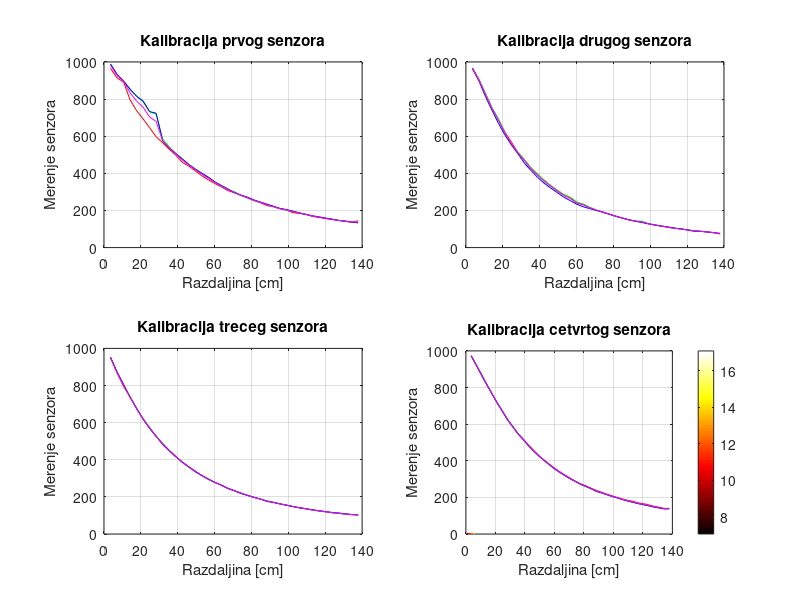

This figure's MATLAB source:
% Calibration data for third sensor
% 39 (measurement points) x 3 (measurements)
a = [[965 990 989],
     [914 933 933],
     [892 897 898],
     [796 853 853],
     [738 814 816],
     [693 787 789],
     [646 731 733],
     [597 719 724],
     [565 586 575],
     [530 544 537],
     [498 507 507],
     [460 479 478],
     [439 449 448],
     [414 423 423],
     [387 400 401],
     [365 376 380],
     [345 354 354],
     [327 330 335],
     [307 313 316],
     [296 302 296],
     [282 280 283],
     [267 269 272],
     [253 254 257],
     [242 245 245],
     [226 231 234],
     [220 221 223],
     [209 210 211],
     [202 202 205],
     [188 195 196],
     [184 187 187],
     [178 179 179],
     [168 171 171],
     [162 165 165],
     [156 159 159],
     [151 154 153],
     [147 146 146],
     [141 143 143],
     [136 138 138],
     [145 134 133]];
% Calibration data for second sensor
% 39 (measurement points) x 3 (measurements)
b = [[968 964 964],
     [906 904 898],
     [830 830 814],
     [753 754 740],
     [690 693 669],
     [622 619 606],
     [567 554 552],
     [511 514 505],
     [473 472 454],
     [428 429 415],
     [394 397 378],
     [363 363 347],
     [334 335 321],
     [309 309 297],
     [285 287 272],
     [270 271 253],
     [240 247 234],
     [234 234 220],
     [216 217 210],
     [202 203 200],
     [189 192 192],
     [181 180 179],
     [168 170 169],
     [159 160 159],
     [149 150 150],
     [144 143 141],
     [136 143 136],
     [128 129 128],
     [121 122 122],
     [115 117 116],
     [109 110 111],
     [104 104 105],
     [100 100 101],
     [95 96 95],
     [91 91 88],
     [87 88 88],
     [85 84 84],
     [81 81 80],
     [74 73 77]];
% Calibration data for first sensor
% 39 (measurement points) x 3 (measurements)
c = [[950 949 953]
     [868 871 873],
     [794 801 807],
     [739 737 737],
     [676 676 677],
     [619 620 619],
     [572 574 569],
     [525 526 527],
     [487 488 482],
     [450 451 449],
     [417 416 418],
     [389 388 386],
     [362 360 362],
     [340 339 335],
     [314 315 316],
     [295 293 297],
     [278 279 278],
     [263 262 264],
     [246 247 245],
     [234 233 233],
     [221 222 218],
     [209 208 208],
     [197 198 198],
     [188 189 188],
     [178 179 175],
     [170 171 170],
     [163 162 162],
     [155 157 155],
     [148 147 148],
     [141 142 141],
     [135 137 136],
     [129 128 131],
     [124 125 125],
     [119 120 121],
     [115 114 116],
     [111 112 113],
     [107 108 109],
  	 [104 105 105],
	   [103 103 103]];
% Measurements of distance in each part of the table
% 41 (width points) x 41 (height points) x 2 (x and y distance)
d = zeros(41, 41, 2);
d(1, :, :) = [[0, 0],
              [0, 0],
              [0, 10],
              [0, 12],
              [0, 14],
              [0, 17],
              [0, 19],
              [22, 0],
              [25, 0],
              [28, 0],
              [30, 0],
              [34, 0],
              [37, 0],
              [40, 0],
              [40, 0],
              [46, 2],
              [48, 3],
              [52, 5],
              [54, 5],
              [57, 6],
              [61, 7],
              [64, 8],
              [68, 11],
              [70, 10],
              [74, 12],
              [77, 13],
              [75, 32],
              [77, 33],
              [81, 32],
              [86, 30],
              [90, 29],
              [94, 27],
              [98, 25],
              [99, 22],
              [99, 20],
              [99, 18],
              [99, 15],
              [99, 13],
              [99, 11],
              [99, 1],
              [99, 1]];
d(2, :, :) = [[0, 1],
              [0, 8],
              [0, 9],
              [0, 11],
              [0, 13],
              [0, 15],
              [0, 18],
              [21, 0],
              [24, 0],
              [27, 0],
              [30, 0],
              [33, 0],
              [36, 1],
              [37, 0],
              [40, 2],
              [44, 3],
              [47, 3],
              [51, 5],
              [54, 6],
              [57, 6],
              [60, 8],
              [63, 9],
              [66, 10],
              [70, 11],
              [73, 13],
              [75, 13],
              [79, 15],
              [78, 30],
              [82, 29],
              [85, 29],
              [89, 27],
              [94, 26],
              [96, 24],
              [99, 22],
              [99, 19],
              [99, 17],
              [99, 15],
              [99, 12],
              [99, 11],
              [99, 9],
              [100, 9]];
d(3, :, :) = [[0, 9],
              [0, 9],
              [0, 10],
              [0, 11],
              [0, 13],
              [0, 16],
              [0, 18],
              [20, 0],
              [23, 0],
              [25, 1],
              [25, 1],
              [27, 1],
              [35, 3],
              [35, 11],
              [39, 4],
              [42, 6],
              [45, 6],
              [49, 8],
              [52, 9],
              [55, 10],
              [59, 11],
              [62, 12],
              [64, 12],
              [68, 14],
              [71, 14],
              [74, 15],
              [78, 18],
              [78, 28],
              [82, 27],
              [85, 28],
              [89, 26],
              [81, 20],
              [95, 23],
              [99, 21],
              [99, 19],
              [99, 17],
              [99, 15],
              [99, 13],
              [99, 11],
              [99, 10],
              [99, 11]];
d(4, :, :) = [[0, 12],
              [0, 11],
              [0, 11],
              [0, 12],
              [0, 14],
              [0, 16],
              [0, 18],
              [20, 1],
              [20, 1],
              [24, 3],
              [26, 3],
              [31, 5],
              [33, 5],
              [37, 6],
              [40, 8],
              [43, 8],
              [46, 9],
              [47, 9],
              [51, 10],
              [55, 11],
              [58, 12],
              [61, 13],
              [64, 14],
              [67, 15],
              [70, 15],
              [73, 17],
              [76, 19],
              [77, 26],
              [80, 28],
              [84, 27],
              [88, 25],
              [90, 25],
              [95, 24],
              [98, 22],
              [99, 20],
              [99, 17],
              [99, 16],
              [99, 14],
              [99, 13],
              [99, 12],
              [99, 13]];
d(5, :, :) = [[0, 14],
              [0, 13],
              [0, 13],
              [0, 14],
              [0, 15],
              [0, 17],
              [0, 19],
              [2, 21],
              [22, 5],
              [24, 6],
              [26, 6],
              [31, 7],
              [32, 7],
              [36, 9],
              [39, 10],
              [40, 9],
              [45, 10],
              [48, 11],
              [51, 12],
              [54, 13],
              [57, 14],
              [60, 14],
              [63, 15],
              [66, 17],
              [69, 17],
              [71, 19],
              [75, 20],
              [76, 28],
              [80, 25],
              [83, 26],
              [87, 24],
              [90, 25],
              [94, 24],
              [97, 22],
              [99, 20],
              [99, 19],
              [99, 17],
              [99, 16],
              [99, 15],
              [99, 14],
              [99, 15]];
d(6, :, :) = [[0, 16],
              [0, 16],
              [0, 16],
              [0, 16],
              [0, 17],
              [0, 19],
              [1, 18],
              [4, 19],
              [6, 5],
              [24, 8],
              [26, 9],
              [29, 9],
              [33, 10],
              [36, 11],
              [38, 12],
              [41, 13],
              [44, 13],
              [47, 14],
              [50, 14],
              [53, 15],
              [56, 15],
              [59, 16],
              [62, 17],
              [64, 18],
              [68, 19],
              [71, 21],
              [74, 21],
              [76, 25],
              [79, 27],
              [83, 24],
              [86, 26],
              [89, 25],
              [92, 24],
              [95, 23],
              [99, 22],
              [99, 20],
              [99, 19],
              [99, 17],
              [99, 17],
              [99, 17],
              [99, 17]];
d(7, :, :) = [[0, 19],
              [0, 18],
              [0, 18],
              [0, 18],
              [0, 19],
              [0, 20],
              [2, 19],
              [4, 7],
              [7, 7],
              [26, 11],
              [28, 12],
              [29, 12],
              [33, 13],
              [36, 13],
              [38, 13],
              [41, 15],
              [44, 15],
              [46, 16],
              [49, 16],
              [52, 17],
              [55, 18],
              [58, 18],
              [61, 19],
              [65, 20],
              [67, 22],
              [70, 24],
              [74, 22],
              [75, 27],
              [79, 27],
              [82, 27],
              [84, 26],
              [88, 26],
              [92, 25],
              [95, 24],
              [98, 23],
              [99, 21],
              [99, 20],
              [99, 20],
              [99, 19],
              [99, 19],
              [99, 19]];
d(8, :, :) = [[0, 22],
              [0, 21],
              [0, 20],
              [0, 20],
              [0, 21],
              [0, 20],
              [3, 20],
              [7, 23],
              [9, 23],
              [11, 11],
              [27, 14],
              [29, 15],
              [32, 16],
              [34, 17],
              [36, 16],
              [40, 18],
              [42, 18],
              [45, 18],
              [48, 19],
              [51, 20],
              [54, 20],
              [57, 20],
              [60, 22],
              [63, 22],
              [64, 24],
              [68, 24],
              [71, 25],
              [74, 27],
              [77, 26],
              [81, 26],
              [83, 26],
              [86, 27],
              [89, 26],
              [93, 25],
              [97, 24],
              [99, 23],
              [99, 22],
              [99, 21],
              [99, 21],
              [99, 21],
              [99, 22]];
d(9, :, :) = [[0, 25],
              [0, 24],
              [0, 23],
              [0, 23],
              [0, 23],
              [0, 15],
              [4, 22],
              [7, 25],
              [10, 24],
              [14, 27],
              [17, 27],
              [29, 18],
              [31, 19],
              [34, 19],
              [36, 20],
              [39, 20],
              [42, 21],
              [44, 21],
              [47, 22],
              [50, 23],
              [53, 22],
              [56, 24],
              [58, 25],
              [61, 26],
              [64, 26],
              [67, 26],
              [70, 28],
              [73, 28],
              [76, 28],
              [80, 29],
              [82, 29],
              [86, 28],
              [89, 27],
              [93, 27],
              [95, 26],
              [98, 25],
              [99, 24],
              [99, 24],
              [99, 24],
              [99, 24],
              [99, 25]];
d(10, :, :) = [[0, 28],
               [0, 26],
               [0, 26],
               [0, 26],
               [0, 25],
               [2, 23],
               [6, 27],
               [8, 27],
               [12, 28],
               [15, 27],
               [18, 28],
               [29, 21],
               [31, 21],
               [33, 22],
               [36, 22],
               [38, 23],
               [41, 24],
               [44, 24],
               [47, 24],
               [49, 25],
               [52, 26],
               [55, 26],
               [58, 26],
               [61, 27],
               [63, 28],
               [66, 29],
               [69, 28],
               [71, 29],
               [74, 29],
               [78, 29],
               [80, 30],
               [84, 29],
               [87, 30],
               [91, 28],
               [94, 28],
               [96, 27],
               [99, 27],
               [99, 27],
               [99, 26],
               [99, 27],
               [99, 28]];
d(11, :, :) = [[0, 31],
               [0, 32],
               [0, 29],
               [0, 28],
               [0, 28],
               [0, 24],
               [4, 29],
               [8, 29],
               [12, 30],
               [15, 30],
               [18, 30],
               [22, 30],
               [25, 30],
               [31, 25],
               [35, 26],
               [37, 26],
               [40, 27],
               [42, 28],
               [45, 27],
               [47, 28],
               [50, 28],
               [54, 29],
               [56, 31],
               [59, 31],
               [62, 31],
               [65, 30],
               [68, 31],
               [71, 32],
               [74, 32],
               [77, 32],
               [80, 32],
               [83, 30],
               [87, 31],
               [89, 30],
               [93, 30],
               [96, 30],
               [98, 30],
               [99, 29],
               [99, 29],
               [99, 30],
               [99, 31]];
d(12, :, :) = [[0, 37],
               [0, 34],
               [0, 33],
               [0, 31],
               [0, 31],
               [1, 26],
               [5, 31],
               [9, 31],
               [12, 32],
               [15, 32],
               [18, 32],
               [21, 32],
               [25, 32],
               [27, 33],
               [33, 31],
               [37, 29],
               [39, 30],
               [42, 30],
               [45, 30],
               [47, 32],
               [50, 32],
               [53, 32],
               [56, 32],
               [59, 32],
               [62, 33],
               [65, 33],
               [68, 33],
               [71, 33],
               [74, 33],
               [77, 33],
               [80, 33],
               [83, 34],
               [86, 32],
               [89, 33],
               [92, 32],
               [95, 32],
               [98, 32],
               [99, 32],
               [99, 32],
               [99, 33],
               [99, 33]];
d(13, :, :) = [[0, 37],
               [0, 36],
               [0, 35],
               [0, 34],
               [0, 29],
               [5, 34],
               [7, 34],
               [10, 35],
               [14, 34],
               [17, 34],
               [20, 34],
               [22, 34],
               [24, 35],
               [30, 33],
               [32, 34],
               [37, 32],
               [39, 33],
               [41, 33],
               [44, 33],
               [47, 34],
               [50, 34],
               [53, 35],
               [56, 35],
               [58, 35],
               [62, 35],
               [64, 35],
               [67, 36],
               [70, 35],
               [73, 35],
               [76, 34],
               [79, 36],
               [82, 35],
               [85, 35],
               [88, 35],
               [91, 34],
               [95, 35],
               [98, 34],
               [99, 35],
               [99, 35],
               [99, 36],
               [99, 37]];
d(14, :, :) = [[0, 41],
               [0, 39],
               [0, 38],
               [0, 38],
               [0, 36],
               [4, 37],
               [7, 36],
               [10, 37],
               [13, 36],
               [16, 36],
               [18, 36],
               [23, 36],
               [27, 36],
               [29, 36],
               [32, 36],
               [35, 36],
               [39, 35],
               [41, 35],
               [44, 36],
               [47, 35],
               [50, 37],
               [52, 36],
               [55, 36],
               [58, 36],
               [61, 37],
               [63, 37],
               [67, 36],
               [69, 37],
               [73, 37],
               [76, 38],
               [79, 37],
               [82, 37],
               [85, 36],
               [86, 37],
               [89, 36],
               [93, 37],
               [97, 37],
               [99, 37],
               [99, 38],
               [99, 39],
               [99, 40]];
d(15, :, :) = [[0, 44],
               [0, 42],
               [0, 41],
               [0, 40],
               [3, 38],
               [7, 39],
               [10, 39],
               [12, 38],
               [15, 39],
               [18, 38],
               [21, 38],
               [23, 39],
               [28, 38],
               [31, 38],
               [33, 38],
               [36, 38],
               [39, 38],
               [41, 39],
               [44, 38],
               [47, 38],
               [50, 39],
               [53, 38],
               [54, 39],
               [58, 39],
               [60, 39],
               [64, 39],
               [67, 38],
               [70, 40],
               [71, 40],
               [75, 40],
               [78, 40],
               [80, 40],
               [84, 39],
               [87, 41],
               [90, 39],
               [93, 39],
               [95, 40],
               [98, 40],
               [99, 41],
               [99, 41],
               [99, 42]];
d(16, :, :) = [[0, 47],
               [0, 46],
               [0, 44],
               [0, 43],
               [3, 43],
               [6, 42],
               [8, 42],
               [11, 42],
               [14, 42],
               [16, 42],
               [20, 41],
               [23, 41],
               [28, 40],
               [29, 41],
               [33, 40],
               [36, 40],
               [38, 41],
               [41, 40],
               [44, 41],
               [47, 40],
               [50, 41],
               [53, 42],
               [55, 41],
               [58, 41],
               [61, 41],
               [64, 41],
               [66, 43],
               [69, 43],
               [72, 42],
               [75, 43],
               [78, 43],
               [81, 42],
               [84, 42],
               [87, 42],
               [89, 42],
               [92, 43],
               [95, 43],
               [97, 43],
               [99, 44],
               [99, 45],
               [99, 46]];
d(17, :, :) = [[0, 50],
               [0, 48],
               [0, 47],
               [0, 44],
               [3, 44],
               [6, 44],
               [8, 45],
               [11, 44],
               [14, 44],
               [18, 44],
               [21, 44],
               [24, 44],
               [27, 43],
               [29, 43],
               [33, 43],
               [36, 43],
               [39, 43],
               [42, 43],
               [44, 43],
               [47, 43],
               [50, 44],
               [52, 43],
               [55, 44],
               [58, 43],
               [60, 43],
               [63, 43],
               [66, 43],
               [69, 43],
               [72, 44],
               [74, 45],
               [77, 44],
               [80, 44],
               [82, 45],
               [86, 44],
               [88, 45],
               [91, 45],
               [94, 45],
               [97, 46],
               [98, 46],
               [99, 47],
               [99, 48]];
d(18, :, :) = [[0, 54],
               [0, 52],
               [0, 51],
               [0, 49],
               [3, 49],
               [5, 47],
               [9, 48],
               [12, 47],
               [14, 47],
               [18, 47],
               [20, 47],
               [23, 46],
               [27, 46],
               [30, 46],
               [32, 46],
               [36, 46],
               [39, 46],
               [41, 46],
               [43, 46],
               [47, 46],
               [49, 46],
               [52, 46],
               [55, 46],
               [57, 46],
               [60, 46],
               [63, 47],
               [66, 46],
               [68, 46],
               [71, 45],
               [74, 45],
               [74, 45],
               [76, 47],
               [79, 46],
               [82, 46],
               [85, 47],
               [88, 47],
               [91, 48],
               [93, 48],
               [96, 49],
               [99, 50],
               [99, 52]];
d(19, :, :) = [[0, 54],
               [0, 53],
               [1, 51],
               [3, 49],
               [6, 48],
               [9, 48],
               [12, 48],
               [15, 47],
               [16, 47],
               [19, 46],
               [21, 46],
               [25, 47],
               [28, 46],
               [30, 47],
               [33, 46],
               [35, 46],
               [37, 47],
               [39, 47],
               [44, 46],
               [46, 46],
               [49, 46],
               [50, 48],
               [54, 46],
               [56, 46],
               [58, 48],
               [62, 46],
               [65, 46],
               [67, 46],
               [70, 46],
               [73, 47],
               [75, 48],
               [77, 47],
               [80, 48],
               [83, 48],
               [85, 48],
               [88, 50],
               [90, 49],
               [93, 50],
               [97, 51],
               [98, 52],
               [99, 53]];
d(20, :, :) = [[0, 60],
               [0, 57],
               [0, 55],
               [1, 53],
               [5, 54],
               [7, 53],
               [9, 52],
               [14, 51],
               [17, 51],
               [19, 51],
               [22, 51],
               [25, 50],
               [27, 50],
               [30, 50],
               [32, 50],
               [35, 50],
               [37, 50],
               [40, 50],
               [42, 50],
               [46, 50],
               [48, 50],
               [50, 50],
               [53, 50],
               [56, 51],
               [59, 50],
               [62, 50],
               [64, 50],
               [67, 51],
               [70, 50],
               [73, 50],
               [75, 51],
               [77, 51],
               [81, 51],
               [83, 52],
               [86, 52],
               [88, 52],
               [92, 53],
               [94, 54],
               [97, 55],
               [99, 57],
               [99, 58]];
d(21, :, :) = [[0, 64],
               [0, 61],
               [1, 58],
               [4, 58],
               [7, 58],
               [8, 57],
               [11, 56],
               [14, 55],
               [17, 55],
               [19, 54],
               [23, 54],
               [24, 54],
               [29, 53],
               [30, 53],
               [34, 53],
               [36, 53],
               [39, 53],
               [42, 53],
               [44, 53],
               [46, 53],
               [50, 53],
               [51, 52],
               [54, 53],
               [57, 53],
               [59, 53],
               [62, 53],
               [65, 53],
               [68, 54],
               [70, 54],
               [73, 53],
               [76, 54],
               [78, 54],
               [81, 54],
               [85, 55],
               [86, 55],
               [90, 56],
               [92, 56],
               [95, 57],
               [99, 58],
               [99, 59],
               [99, 61]];
d(22, :, :) = [[0, 67],
               [0, 63],
               [2, 61],
               [4, 60],
               [7, 59],
               [11, 59],
               [13, 58],
               [15, 57],
               [18, 57],
               [21, 56],
               [24, 56],
               [25, 56],
               [27, 56],
               [32, 56],
               [33, 56],
               [36, 55],
               [39, 55],
               [41, 56],
               [44, 56],
               [46, 56],
               [49, 56],
               [52, 56],
               [55, 56],
               [57, 56],
               [60, 56],
               [63, 56],
               [65, 56],
               [68, 56],
               [70, 56],
               [74, 56],
               [76, 57],
               [77, 57],
               [82, 57],
               [84, 58],
               [87, 58],
               [90, 58],
               [91, 59],
               [96, 61],
               [99, 61],
               [99, 63],
               [99, 64]];
d(23, :, :) = [[0, 70],
               [2, 68],
               [4, 66],
               [5, 65],
               [8, 64],
               [10, 62],
               [13, 62],
               [14, 61],
               [17, 61],
               [20, 60],
               [22, 60],
               [25, 59],
               [30, 59],
               [32, 59],
               [34, 58],
               [37, 59],
               [39, 59],
               [42, 59],
               [43, 58],
               [44, 56],
               [47, 56],
               [49, 56],
               [54, 55],
               [55, 56],
               [58, 55],
               [61, 56],
               [63, 56],
               [66, 56],
               [68, 56],
               [72, 57],
               [73, 57],
               [77, 57],
               [79, 58],
               [82, 58],
               [84, 58],
               [87, 60],
               [90, 61],
               [92, 62],
               [96, 63],
               [99, 64],
               [99, 66]];
d(24, :, :) = [[1, 72],
               [2, 67],
               [6, 68],
               [8, 67],
               [10, 66],
               [13, 64],
               [15, 63],
               [16, 63],
               [19, 62],
               [22, 61],
               [24, 62],
               [27, 61],
               [29, 60],
               [31, 60],
               [33, 60],
               [36, 60],
               [38, 60],
               [42, 61],
               [44, 60],
               [46, 60],
               [49, 60],
               [52, 60],
               [53, 60],
               [56, 60],
               [60, 60],
               [62, 60],
               [63, 60],
               [67, 60],
               [69, 61],
               [73, 61],
               [74, 61],
               [78, 61],
               [81, 62],
               [84, 62],
               [84, 63],
               [88, 63],
               [93, 65],
               [96, 66],
               [99, 67],
               [99, 68],
               [99, 70]];
d(25, :, :) = [[2, 75],
               [4, 73],
               [7, 72],
               [9, 70],
               [10, 68],
               [13, 67],
               [15, 67],
               [17, 66],
               [21, 65],
               [22, 65],
               [24, 64],
               [27, 64],
               [30, 64],
               [32, 64],
               [34, 63],
               [37, 64],
               [39, 63],
               [42, 63],
               [44, 63],
               [47, 63],
               [48, 63],
               [52, 63],
               [55, 63],
               [57, 63],
               [59, 63],
               [62, 63],
               [65, 63],
               [67, 63],
               [70, 64],
               [73, 64],
               [75, 64],
               [77, 64],
               [80, 65],
               [83, 65],
               [85, 65],
               [87, 67],
               [95, 68],
               [98, 69],
               [99, 70],
               [99, 72],
               [99, 73]];
d(26, :, :) = [[4, 80],
               [6, 77],
               [8, 76],
               [10, 74],
               [12, 73],
               [14, 72],
               [15, 70],
               [20, 69],
               [21, 69],
               [23, 68],
               [24, 68],
               [29, 67],
               [30, 67],
               [32, 67],
               [35, 66],
               [37, 66],
               [40, 67],
               [42, 66],
               [45, 66],
               [47, 66],
               [49, 66],
               [52, 66],
               [55, 66],
               [57, 66],
               [60, 66],
               [63, 66],
               [65, 66],
               [67, 67],
               [71, 67],
               [73, 66],
               [75, 68],
               [77, 67],
               [80, 68],
               [83, 68],
               [85, 69],
               [93, 71],
               [96, 72],
               [99, 73],
               [99, 74],
               [99, 74],
               [99, 76]];
d(27, :, :) = [[6, 83],
               [8, 81],
               [8, 79],
               [11, 77],
               [13, 76],
               [15, 75],
               [18, 73],
               [19, 73],
               [22, 72],
               [25, 71],
               [28, 70],
               [29, 70],
               [31, 69],
               [33, 70],
               [36, 69],
               [38, 69],
               [39, 69],
               [42, 69],
               [45, 68],
               [48, 69],
               [50, 69],
               [52, 69],
               [54, 69],
               [58, 69],
               [61, 68],
               [64, 69],
               [66, 68],
               [68, 69],
               [70, 70],
               [73, 70],
               [75, 69],
               [77, 70],
               [80, 70],
               [82, 72],
               [89, 73],
               [94, 75],
               [96, 75],
               [99, 75],
               [99, 76],
               [99, 78],
               [99, 79]];
d(28, :, :) = [[31, 82],
               [28, 80],
               [10, 82],
               [12, 81],
               [15, 79],
               [16, 78],
               [17, 76],
               [20, 75],
               [23, 74],
               [26, 74],
               [28, 73],
               [28, 73],
               [32, 72],
               [33, 72],
               [35, 72],
               [38, 71],
               [40, 71],
               [43, 71],
               [45, 72],
               [48, 71],
               [50, 71],
               [52, 71],
               [55, 71],
               [58, 71],
               [60, 71],
               [64, 70],
               [66, 71],
               [69, 71],
               [71, 72],
               [74, 70],
               [75, 73],
               [76, 74],
               [79, 74],
               [88, 76],
               [91, 77],
               [95, 77],
               [98, 78],
               [99, 79],
               [99, 80],
               [99, 81],
               [99, 83]];
d(29, :, :) = [[30, 85],
               [27, 84],
               [27, 82],
               [25, 82],
               [14, 82],
               [25, 79],
               [24, 78],
               [24, 78],
               [24, 78],
               [25, 77],
               [28, 76],
               [30, 76],
               [32, 76],
               [33, 75],
               [37, 75],
               [38, 75],
               [40, 74],
               [26, 59],
               [46, 74],
               [49, 74],
               [51, 74],
               [54, 74],
               [56, 75],
               [58, 74],
               [61, 74],
               [63, 74],
               [67, 73],
               [70, 73],
               [69, 75],
               [73, 74],
               [75, 76],
               [79, 74],
               [86, 79],
               [88, 79],
               [91, 80],
               [95, 81],
               [98, 81],
               [99, 83],
               [99, 84],
               [99, 85],
               [99, 86]];
d(30, :, :) = [[24, 84],
               [21, 83],
               [16, 82],
               [17, 81],
               [18, 79],
               [18, 78],
               [19, 77],
               [21, 76],
               [22, 76],
               [24, 75],
               [24, 75],
               [28, 73],
               [30, 74],
               [31, 74],
               [32, 74],
               [35, 73],
               [37, 73],
               [41, 73],
               [43, 73],
               [44, 73],
               [47, 73],
               [50, 72],
               [52, 72],
               [53, 71],
               [57, 72],
               [60, 72],
               [63, 71],
               [64, 72],
               [66, 73],
               [71, 71],
               [70, 74],
               [73, 74],
               [75, 75],
               [75, 76],
               [88, 79],
               [91, 80],
               [94, 81],
               [97, 83],
               [99, 84],
               [99, 85],
               [99, 87]];
d(31, :, :) = [[20, 85],
               [18, 84],
               [18, 82],
               [17, 81],
               [18, 80],
               [20, 78],
               [21, 77],
               [24, 76],
               [26, 75],
               [26, 75],
               [26, 75],
               [26, 75],
               [25, 76],
               [29, 75],
               [29, 75],
               [33, 74],
               [34, 74],
               [38, 73],
               [39, 74],
               [42, 73],
               [45, 73],
               [47, 73],
               [50, 73],
               [54, 72],
               [56, 72],
               [58, 72],
               [60, 72],
               [63, 72],
               [66, 72],
               [66, 73],
               [71, 71],
               [72, 73],
               [73, 73],
               [74, 74],
               [76, 76],
               [87, 80],
               [90, 81],
               [94, 82],
               [97, 84],
               [99, 85],
               [99, 87]];
d(32, :, :) = [[21, 89],
               [20, 88],
               [19, 87],
               [19, 86],
               [18, 84],
               [20, 83],
               [19, 82],
               [22, 81],
               [20, 81],
               [22, 80],
               [25, 80],
               [27, 79],
               [28, 79],
               [29, 79],
               [33, 78],
               [35, 78],
               [36, 78],
               [40, 78],
               [42, 77],
               [44, 77],
               [48, 76],
               [49, 76],
               [52, 75],
               [54, 76],
               [58, 76],
               [60, 76],
               [62, 75],
               [65, 74],
               [67, 75],
               [71, 74],
               [73, 74],
               [74, 75],
               [76, 76],
               [84, 83],
               [87, 83],
               [90, 84],
               [95, 86],
               [97, 87],
               [99, 88],
               [99, 89],
               [99, 91]];
d(33, :, :) = [[21, 94],
               [20, 92],
               [19, 91],
               [18, 88],
               [20, 87],
               [19, 87],
               [21, 85],
               [23, 85],
               [23, 84],
               [23, 84],
               [25, 83],
               [28, 82],
               [31, 82],
               [31, 82],
               [34, 81],
               [36, 81],
               [39, 80],
               [42, 80],
               [43, 80],
               [46, 80],
               [49, 80],
               [51, 79],
               [54, 79],
               [55, 79],
               [57, 79],
               [62, 79],
               [64, 78],
               [67, 78],
               [69, 77],
               [73, 77],
               [76, 76],
               [81, 85],
               [84, 86],
               [88, 87],
               [89, 87],
               [93, 88],
               [96, 90],
               [98, 90],
               [99, 92],
               [99, 93],
               [99, 94]];
d(34, :, :) = [[20, 98],
               [19, 96],
               [18, 94],
               [18, 93],
               [18, 92],
               [19, 91],
               [20, 90],
               [22, 88],
               [24, 88],
               [24, 88],
               [26, 87],
               [27, 86],
               [29, 85],
               [33, 85],
               [35, 85],
               [37, 85],
               [41, 83],
               [43, 83],
               [45, 83],
               [47, 82],
               [49, 82],
               [52, 83],
               [55, 82],
               [58, 81],
               [61, 81],
               [63, 81],
               [66, 80],
               [67, 80],
               [71, 80],
               [77, 88],
               [79, 88],
               [83, 89],
               [86, 90],
               [89, 90],
               [92, 91],
               [95, 92],
               [97, 93],
               [99, 94],
               [99, 95],
               [99, 96],
               [99, 99]];
d(35, :, :) = [[17, 99],
               [17, 99],
               [17, 98],
               [17, 96],
               [17, 94],
               [18, 94],
               [19, 93],
               [21, 92],
               [22, 91],
               [24, 91],
               [26, 90],
               [28, 90],
               [32, 88],
               [33, 88],
               [36, 87],
               [38, 87],
               [42, 86],
               [43, 86],
               [46, 86],
               [48, 85],
               [51, 85],
               [53, 85],
               [55, 84],
               [59, 84],
               [61, 83],
               [65, 83],
               [67, 82],
               [71, 81],
               [75, 90],
               [78, 91],
               [81, 92],
               [84, 93],
               [87, 93],
               [91, 94],
               [94, 95],
               [96, 95],
               [99, 97],
               [99, 97],
               [99, 99],
               [99, 99],
               [99, 99]];
d(36, :, :) = [[15, 99],
               [15, 99],
               [14, 99],
               [15, 99],
               [16, 99],
               [17, 98],
               [19, 96],
               [20, 95],
               [22, 95],
               [24, 94],
               [26, 92],
               [28, 92],
               [31, 91],
               [34, 91],
               [36, 90],
               [39, 89],
               [42, 89],
               [44, 89],
               [47, 90],
               [49, 89],
               [51, 87],
               [54, 88],
               [57, 87],
               [59, 87],
               [63, 86],
               [66, 85],
               [70, 93],
               [74, 94],
               [76, 94],
               [79, 94],
               [83, 96],
               [86, 97],
               [88, 96],
               [92, 97],
               [94, 98],
               [98, 99],
               [99, 99],
               [99, 99],
               [99, 99],
               [99, 99],
               [99, 99]];
d(37, :, :) = [[13, 99],
               [12, 99],
               [12, 99],
               [13, 99],
               [14, 99],
               [16, 99],
               [18, 99],
               [20, 99],
               [22, 99],
               [24, 97],
               [26, 96],
               [29, 96],
               [32, 95],
               [34, 94],
               [37, 93],
               [40, 93],
               [42, 92],
               [45, 92],
               [47, 91],
               [50, 90],
               [53, 91],
               [56, 89],
               [58, 89],
               [62, 88],
               [66, 96],
               [68, 95],
               [71, 96],
               [75, 97],
               [78, 97],
               [81, 98],
               [83, 98],
               [87, 99],
               [91, 99],
               [93, 99],
               [96, 99],
               [99, 99],
               [99, 99],
               [99, 99],
               [99, 99],
               [99, 99],
               [99, 99]];
d(38, :, :) = [[10, 99],
               [10, 99],
               [10, 99],
               [12, 99],
               [13, 99],
               [15, 99],
               [17, 99],
               [19, 99],
               [22, 99],
               [24, 99],
               [27, 99],
               [30, 98],
               [32, 96],
               [35, 97],
               [38, 95],
               [41, 95],
               [43, 95],
               [46, 95],
               [49, 94],
               [52, 93],
               [55, 93],
               [58, 92],
               [60, 91],
               [64, 98],
               [67, 99],
               [70, 99],
               [73, 99],
               [77, 99],
               [80, 99],
               [82, 99],
               [86, 99],
               [89, 99],
               [92, 99],
               [95, 99],
               [98, 99],
               [99, 99],
               [99, 99],
               [99, 99],
               [99, 99],
               [99, 99],
               [99, 99]];
d(39, :, :) = [[8, 99],
               [8, 99],
               [9, 99],
               [10, 99],
               [12, 99],
               [14, 99],
               [16, 99],
               [19, 99],
               [22, 99],
               [25, 99],
               [27, 99],
               [30, 99],
               [33, 99],
               [36, 99],
               [39, 99],
               [41, 98],
               [44, 97],
               [47, 96],
               [50, 96],
               [53, 96],
               [56, 95],
               [59, 99],
               [63, 99],
               [65, 99],
               [68, 99],
               [72, 99],
               [75, 99],
               [79, 99],
               [81, 99],
               [85, 99],
               [88, 99],
               [91, 99],
               [94, 99],
               [98, 99],
               [99, 99],
               [99, 99],
               [99, 99],
               [99, 99],
               [99, 99],
               [99, 99],
               [99, 99]];
d(40, :, :) = [[1, 99],
               [6, 99],
               [8, 99],
               [10, 99],
               [12, 99],
               [14, 99],
               [17, 99],
               [20, 99],
               [23, 99],
               [26, 99],
               [28, 99],
               [31, 99],
               [34, 99],
               [37, 99],
               [40, 99],
               [43, 99],
               [47, 99],
               [49, 99],
               [52, 98],
               [56, 99],
               [59, 99],
               [62, 99],
               [65, 99],
               [68, 99],
               [71, 99],
               [74, 99],
               [78, 99],
               [81, 99],
               [83, 99],
               [86, 99],
               [89, 99],
               [94, 99],
               [95, 99],
               [99, 99],
               [99, 99],
               [99, 99],
               [99, 99],
               [99, 99],
               [99, 99],
               [99, 99],
               [100, 99]];
d(41, :, :) = [[0, 100],
               [1, 100],
               [7, 99],
               [10, 99],
               [12, 99],
               [15, 99],
               [18, 99],
               [20, 99],
               [23, 99],
               [26, 99],
               [30, 99],
               [32, 99],
               [36, 99],
               [39, 99],
               [42, 99],
               [45, 99],
               [48, 99],
               [51, 99],
               [55, 99],
               [58, 99],
               [60, 99],
               [63, 99],
               [66, 99],
               [70, 99],
               [73, 99],
               [76, 99],
               [80, 99],
               [82, 99],
               [87, 99],
               [90, 99],
               [92, 99],
               [96, 99],
               [99, 99],
               [99, 99],
               [99, 99],
               [99, 99],
               [99, 99],
               [99, 99],
               [99, 99],
               [100, 100],
               [100, 100]];
% Measurement error matrix generation
z = zeros(41, 41);
for i = 1:41
  for j = 1:41
    z(i, j) = abs(sqrt(d(i, j, 1)^2 + d(i, j, 2)^2) - sqrt(((i-1) * 2.5)^2 + ((j-1) * 2.5)^2));
  endfor
endfor
% Drawing the measurement matrix as a heatmap
imagesc(z);
colormap hot;
colorbar;
% Calibration data for fourth sensor
% 39 (measurement points) x 3 (measurements)
f = [[974 974 973],
     [923 919 923],
     [866 866 871],
     [814 814 818],
     [766 765 766],
     [716 715 716],
     [672 671 670],
     [625 624 623],
     [587 587 585],
     [548 548 547],
     [518 516 516],
     [487 484 481],
     [457 454 452],
     [426 426 427],
     [404 401 402],
     [381 378 379],
     [360 357 355],
     [340 338 336],
     [322 317 320],
     [305 302 301],
     [289 288 286],
     [274 270 272],
     [263 257 261],
     [250 246 248],
     [239 237 232],
     [228 223 225],
     [218 215 215],
     [209 206 205],
     [200 198 197],
     [192 190 188],
     [184 181 180],
     [179 174 173],
     [170 167 166],
     [166 161 160],
     [160 155 154],
     [152 149 147],
     [147 144 142],
     [140 139 137],
     [140 139 137]];
% Plotting all calibration data
x = (1:39) .* (2.5 * sqrt(2));
a1 = a(:, 1)';
a2 = a(:, 2)';
a3 = a(:, 3)';
am = mean(a');
b1 = b(:, 1)';
b2 = b(:, 2)';
b3 = b(:, 3)';
bm = mean(b');
c1 = c(:, 1)';
c2 = c(:, 2)';
c3 = c(:, 3)';
cm = mean(c');
d1 = f(:, 1)';
d2 = f(:, 2)';
d3 = f(:, 3)';
dm = mean(f');
P1 = subplot(2, 2, 1);
P2 = subplot(2, 2, 2);
P3 = subplot(2, 2, 3);
P4 = subplot(2, 2, 4);
AX1 = plot(P1, x, a1, "r");
hold on;
grid on;
xlabel("Razdaljina [cm]");
ylabel("Merenje senzora");
title("Kalibracija prvog senzora");
AX2 = plot(P1, x, a2, "g");
AX3 = plot(P1, x, a3, "b");
AX4 = plot(P1, x, am, "m");
plot(P2, x, b1, "r");
hold on;
grid on;
xlabel("Razdaljina [cm]");
ylabel("Merenje senzora");
title("Kalibracija drugog senzora");
plot(P2, x, b2, "g");
plot(P2, x, b3, "b");
plot(P2, x, bm, "m");
plot(P3, x, c1, "r");
hold on;
grid on;
xlabel("Razdaljina [cm]");
ylabel("Merenje senzora");
title("Kalibracija treceg senzora");
plot(P3, x, c2, "g");
plot(P3, x, c3, "b");
plot(P3, x, cm, "m");
plot(P4, x, d1, "r");
hold on;
grid on;
xlabel("Razdaljina [cm]");
ylabel("Merenje senzora");
title("Kalibracija cetvrtog senzora");
plot(P4, x, d2, "g");
plot(P4, x, d3, "b");
plot(P4, x, dm, "m");

% Donji desni
d1 = zeros(6, 6, 2);
d1(1, :, :) = [[55.0, 55.0],
               [55.0, 56.0],
               [56.0, 56.0],
               [57.0, 56.0],
               [60.0, 53.0],
               [58.0, 56.0]];
d1(2, :, :) = [[54.0, 57.0],
               [58.0, 55.0],
               [59.0, 55.0],
               [57.0, 58.0],
               [60.0, 55.0],
               [58.0, 58.0]];
d1(3, :, :) = [[55.0, 58.0],
               [57.0, 57.0],
               [57.0, 58.0],
               [56.0, 59.0],
               [60.0, 56.0],
               [58.0, 59.0]];
d1(4, :, :) = [[55.0, 59.0],
               [57.0, 58.0],
               [58.0, 59.0],
               [57.0, 59.0],
               [60.0, 57.0],
               [61.0, 57.0]];
d1(5, :, :) = [[58.0, 58.0],
               [58.0, 58.0],
               [56.0, 60.0],
               [57.0, 60.0],
               [57.0, 61.0],
               [58.0, 61.0]];
d1(6, :, :) = [[57.0, 59.0],
               [55.0, 61.0],
               [58.0, 59.0],
               [57.0, 61.0],
               [57.0, 61.0],
               [60.0, 60.0]];
z1 = zeros(6, 6);
for i = 1:6
  for j = 1:6
    z1(i, j) = abs(sqrt(d1(i, j, 1)^2 + d1(i, j, 2)^2) - sqrt((50 - (i-1) * (2.5 / 6))^2 + (50 - (j-1) * (2.5 / 6))^2));
  endfor
endfor
imagesc(z1);
colormap hot;
colorbar;
